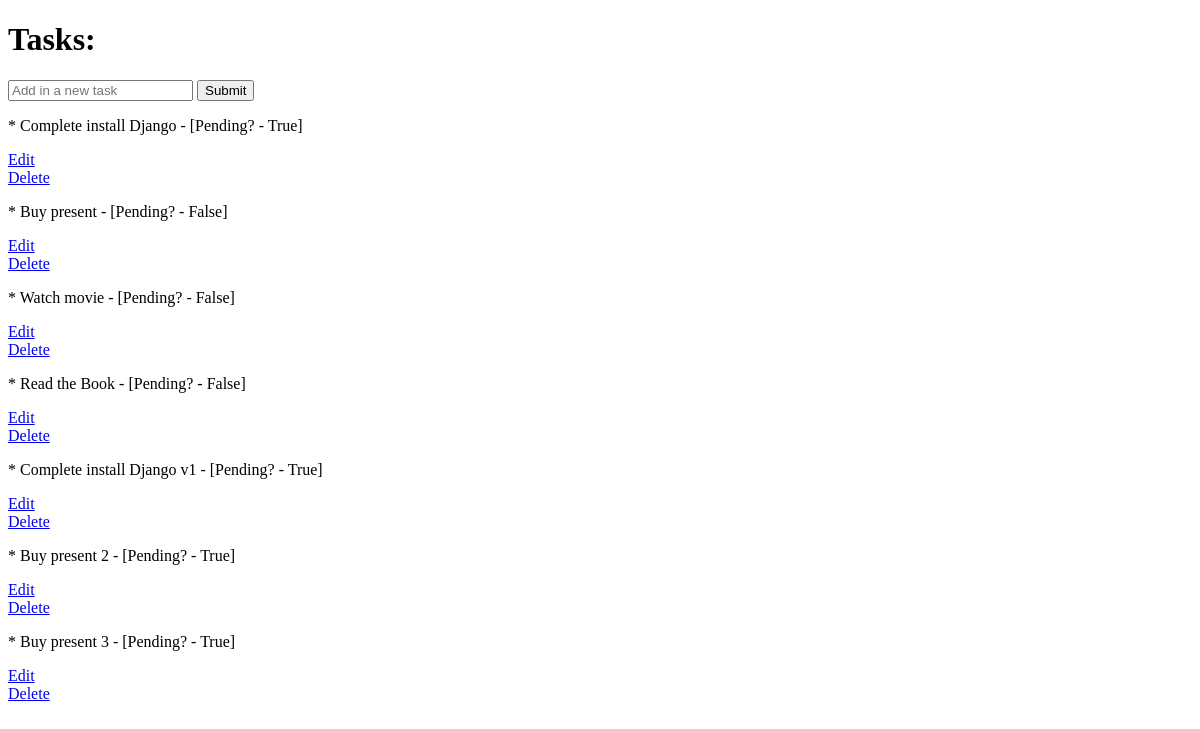
Before: / with the older database file.
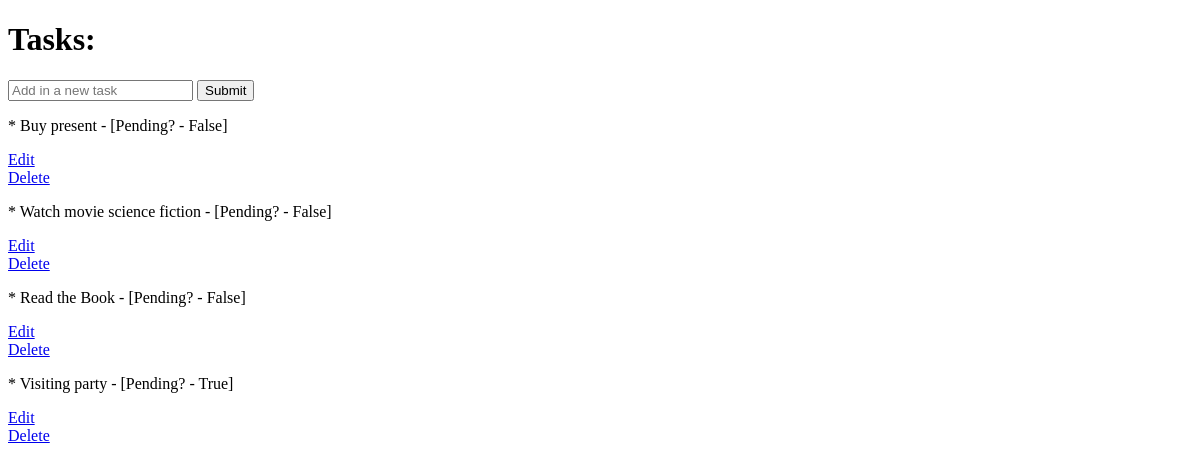
After: the same page with the newer database file.
### tasks/models.py (models this page shows)
class Task(models.Model):
    title = models.CharField(max_length=200)
    completed = models.BooleanField(default=False)
    created = models.DateTimeField(auto_now_add=True)
    def __str__(self):
        return self.title

### tasks/views.py (the view)
# urls.py: path('', views.index, name=""),
def index(request):
    form = TaskForm()
    tasks = Task.objects.all()
    if request.method == 'POST':
        form = TaskForm(request.POST)
        if form.is_valid():
            form.save()
        return redirect('/')
    context = {'tasks': tasks, 'TaskForm': form}
    return render(request, 'tasks.html', context)

### tasks/forms.py
class TaskForm(forms.ModelForm):
    title = forms.CharField(widget=forms.TextInput(attrs={'placeholder':'Add in a new task'}))
    class Meta:
        model = Task
        fields = "__all__"

### tasks/templates/tasks.html (shortened to what this page needs)
<!DOCTYPE html>
<html lang="en">
<head>
</head>
<body>
 <h1> Tasks: </h1>
 <form method="POST" action="/">
     {{TaskForm.title}}
     <input class="btn" type="submit" name="Create Task">
 </form>
 {% for task in tasks %}
    <p>  * {{task}}  - [Pending? - {{task.completed}}] </p>
    <a href="{% url 'edit_task' task.id %}"> Edit </a>
    <br>
    <a href="{% url 'delete_task' task.id %}"> Delete </a>
 {% endfor %}
</body>
</html>

Changed rows visible on the page:
removed Task: title "Complete install Django", completed "True"
removed Task: title "Complete install Django v1", completed "True"
removed Task: title "Buy present 2", completed "True"
removed Task: title "Buy present 3", completed "True"
changed Task: title "Watch movie" → "Watch movie science fiction"
added Task: title "Visiting party", completed "True"
